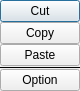
<?xml version="1.0" encoding="UTF-8"?>
<ui version="4.0">
 <class>EditMenuDialog</class>
 <widget class="QDialog" name="EditMenuDialog">
  <property name="geometry">
   <rect>
    <x>0</x>
    <y>0</y>
    <width>80</width>
    <height>106</height>
   </rect>
  </property>
  <property name="focusPolicy">
   <enum>Qt::StrongFocus</enum>
  </property>
  <property name="windowTitle">
   <string>Dialog</string>
  </property>
  <layout class="QVBoxLayout" name="verticalLayout">
   <property name="spacing">
    <number>0</number>
   </property>
   <property name="sizeConstraint">
    <enum>QLayout::SetFixedSize</enum>
   </property>
   <property name="leftMargin">
    <number>0</number>
   </property>
   <property name="topMargin">
    <number>0</number>
   </property>
   <property name="rightMargin">
    <number>0</number>
   </property>
   <property name="bottomMargin">
    <number>0</number>
   </property>
   <item>
    <widget class="QPushButton" name="CutButton">
     <property name="text">
      <string>Cut</string>
     </property>
    </widget>
   </item>
   <item>
    <widget class="QPushButton" name="CopyButton">
     <property name="text">
      <string>Copy</string>
     </property>
    </widget>
   </item>
   <item>
    <widget class="QPushButton" name="PasteButton">
     <property name="text">
      <string>Paste</string>
     </property>
    </widget>
   </item>
   <item>
    <widget class="QFrame" name="frame">
     <property name="frameShape">
      <enum>QFrame::HLine</enum>
     </property>
     <property name="frameShadow">
      <enum>QFrame::Plain</enum>
     </property>
     <property name="midLineWidth">
      <number>1</number>
     </property>
    </widget>
   </item>
   <item>
    <widget class="QPushButton" name="OptionButton">
     <property name="text">
      <string>Option</string>
     </property>
    </widget>
   </item>
  </layout>
 </widget>
 <resources/>
 <connections/>
</ui>
